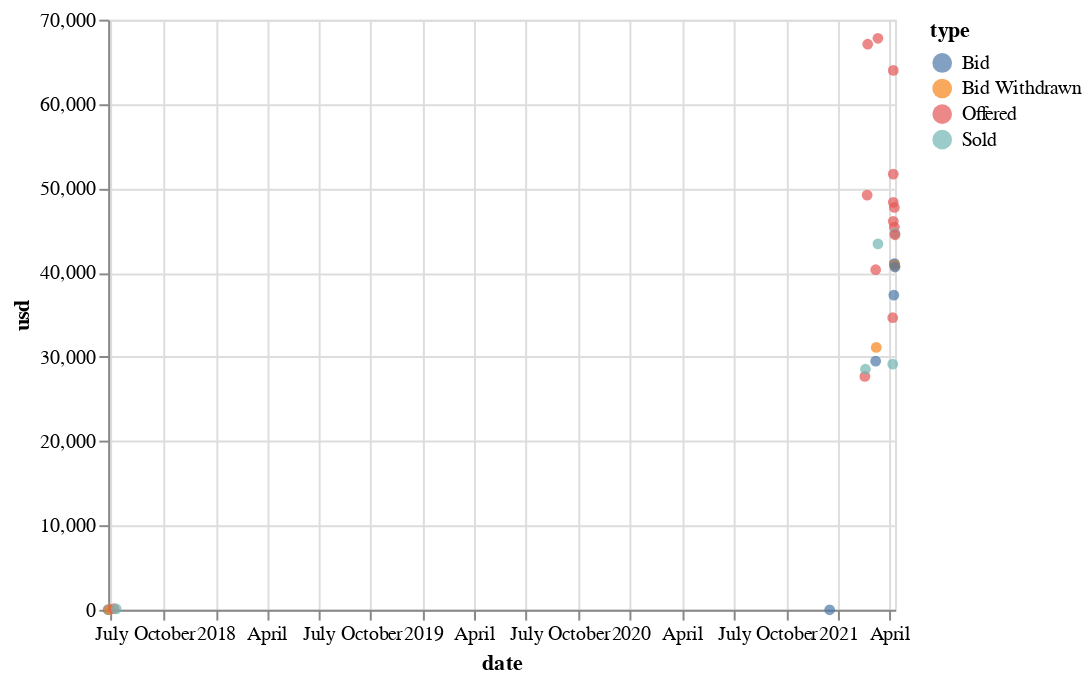

The cell this chart's notebook holds for it:
### Code cell
alt.Chart(pdf).encode(x="date", y="usd", color="type").mark_circle()

### Figure 1 — Vega-Lite specification as saved in the notebook (floating-point values rounded to 4 significant figures)
{"config": {"view": {"continuousWidth": 400, "continuousHeight": 300}}, "data": {"name": "data-395332d6ae46b582b2ed8d106d4d502c"}, "mark": "circle", "encoding": {"color": {"type": "nominal", "field": "type"}, "x": {"type": "temporal", "field": "date"}, "y": {"type": "quantitative", "field": "usd"}}, "$schema": "https://vega.github.io/schema/vega-lite/v4.8.1.json", "datasets": {"data-395332d6ae46b582b2ed8d106d4d502c": [{"date": "2017-06-26T00:00:00", "id": 6601, "type": "Bid", "from": "0x717403", "to": null, "eth": 0.05, "usd": 13.0}, {"date": "2017-06-28T00:00:00", "id": 6601, "type": "Bid Withdrawn", "from": "0x717403", "to": null, "eth": 0.05, "usd": 16.0}, {"date": "2017-07-06T00:00:00", "id": 6601, "type": "Offered", "from": null, "to": null, "eth": 0.52, "usd": 138.0}, {"date": "2017-07-10T00:00:00", "id": 6601, "type": "Sold", "from": "0x0b30fd", "to": "0x727ca3", "eth": 0.52, "usd": 107.0}, {"date": "2020-12-17T00:00:00", "id": 6601, "type": "Bid", "from": "0xc7c6b9", "to": null, "eth": 0.0, "usd": 0.0}, {"date": "2021-02-17T00:00:00", "id": 6601, "type": "Offered", "from": null, "to": null, "eth": 15.0, "usd": 27680.0}, {"date": "2021-02-18T00:00:00", "id": 6601, "type": "Sold", "from": "0x727ca3", "to": "0xca1585", "eth": 15.0, "usd": 28530.0}, {"date": "2021-02-21T00:00:00", "id": 6601, "type": "Offered", "from": null, "to": null, "eth": 25.0, "usd": 49190.0}, {"date": "2021-02-22T00:00:00", "id": 6601, "type": "Offered", "from": null, "to": null, "eth": 35.0, "usd": 67090.0}, {"date": "2021-03-08T00:00:00", "id": 6601, "type": "Bid", "from": "0xe3bf86", "to": null, "eth": 17.0, "usd": 29490.0}, {"date": "2021-03-08T00:00:00", "id": 6601, "type": "Offered", "from": null, "to": null, "eth": 24.0, "usd": 40340.0}, {"date": "2021-03-09T00:00:00", "id": 6601, "type": "Bid Withdrawn", "from": "0xe3bf86", "to": null, "eth": 17.0, "usd": 31120.0}, {"date": "2021-03-12T00:00:00", "id": 6601, "type": "Offered", "from": null, "to": null, "eth": 37.49, "usd": 67790.0}, {"date": "2021-03-12T00:00:00", "id": 6601, "type": "Sold", "from": "0xca1585", "to": "Pranksy", "eth": 24.0, "usd": 43400.0}, {"date": "2021-04-07T00:00:00", "id": 6601, "type": "Offered", "from": null, "to": null, "eth": 17.6, "usd": 34640.0}, {"date": "2021-04-07T00:00:00", "id": 6601, "type": "Sold", "from": "Pranksy", "to": "0x67edd0", "eth": 14.8, "usd": 29130.0}, {"date": "2021-04-08T00:00:00", "id": 6601, "type": "Offered", "from": null, "to": null, "eth": 22.5, "usd": 46080.0}, {"date": "2021-04-08T00:00:00", "id": 6601, "type": "Offered", "from": null, "to": null, "eth": 23.6, "usd": 48330.0}, {"date": "2021-04-08T00:00:00", "id": 6601, "type": "Offered", "from": null, "to": null, "eth": 31.0, "usd": 63980.0}, {"date": "2021-04-08T00:00:00", "id": 6601, "type": "Offered", "from": null, "to": null, "eth": 25.0, "usd": 51680.0}, {"date": "2021-04-09T00:00:00", "id": 6601, "type": "Bid", "from": "0xf3fd33", "to": null, "eth": 18.0, "usd": 37330.0}, {"date": "2021-04-10T00:00:00", "id": 6601, "type": "Bid Withdrawn", "from": "Gmugr", "to": null, "eth": 19.0, "usd": 40970.0}, {"date": "2021-04-10T00:00:00", "id": 6601, "type": "Bid", "from": "Gmugr", "to": null, "eth": 19.0, "usd": 41060.0}, {"date": "2021-04-10T00:00:00", "id": 6601, "type": "Offered", "from": null, "to": null, "eth": 21.0, "usd": 45380.0}, {"date": "2021-04-10T00:00:00", "id": 6601, "type": "Offered", "from": null, "to": null, "eth": 22.0, "usd": 47720.0}, {"date": "2021-04-11T00:00:00", "id": 6601, "type": "Sold", "from": "0x67edd0", "to": "0xf3fd33", "eth": 20.8, "usd": 44650.0}, {"date": "2021-04-11T00:00:00", "id": 6601, "type": "Bid Withdrawn", "from": "0xf3fd33", "to": null, "eth": 19.0, "usd": 40790.0}, {"date": "2021-04-11T00:00:00", "id": 6601, "type": "Bid", "from": "0xf3fd33", "to": null, "eth": 19.0, "usd": 40660.0}, {"date": "2021-04-11T00:00:00", "id": 6601, "type": "Offered", "from": null, "to": null, "eth": 20.8, "usd": 44480.0}]}}
